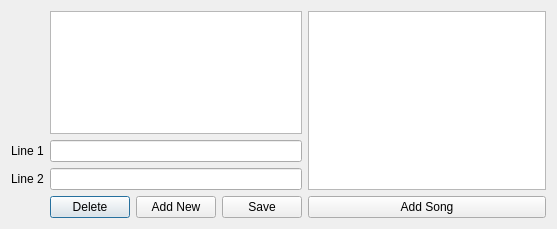
<?xml version="1.0" encoding="UTF-8"?>
<ui version="4.0">
 <class>AddLowerThirdDialog</class>
 <widget class="QDialog" name="AddLowerThirdDialog">
  <property name="geometry">
   <rect>
    <x>0</x>
    <y>0</y>
    <width>557</width>
    <height>229</height>
   </rect>
  </property>
  <property name="windowTitle">
   <string>Add Lower Third</string>
  </property>
  <layout class="QHBoxLayout" name="horizontalLayout">
   <item>
    <layout class="QFormLayout" name="formLayout">
     <item row="1" column="0">
      <widget class="QLabel" name="label">
       <property name="text">
        <string>Line 1</string>
       </property>
      </widget>
     </item>
     <item row="2" column="0">
      <widget class="QLabel" name="label_2">
       <property name="text">
        <string>Line 2</string>
       </property>
      </widget>
     </item>
     <item row="1" column="1">
      <widget class="QLineEdit" name="line1Edit"/>
     </item>
     <item row="2" column="1">
      <widget class="QLineEdit" name="line2Edit"/>
     </item>
     <item row="0" column="1">
      <widget class="QListWidget" name="existingWidget"/>
     </item>
     <item row="3" column="1">
      <layout class="QHBoxLayout" name="horizontalLayout_2">
       <item>
        <widget class="QPushButton" name="deleteButton">
         <property name="text">
          <string>Delete</string>
         </property>
        </widget>
       </item>
       <item>
        <widget class="QPushButton" name="addCustomButton">
         <property name="text">
          <string>Add New</string>
         </property>
        </widget>
       </item>
       <item>
        <widget class="QPushButton" name="saveButton">
         <property name="text">
          <string>Save</string>
         </property>
        </widget>
       </item>
      </layout>
     </item>
    </layout>
   </item>
   <item>
    <layout class="QVBoxLayout" name="verticalLayout">
     <item>
      <widget class="QListWidget" name="listWidget"/>
     </item>
     <item>
      <widget class="QPushButton" name="addButton">
       <property name="text">
        <string>Add Song</string>
       </property>
      </widget>
     </item>
    </layout>
   </item>
  </layout>
 </widget>
 <layoutdefault spacing="6" margin="11"/>
 <resources/>
 <connections/>
</ui>
